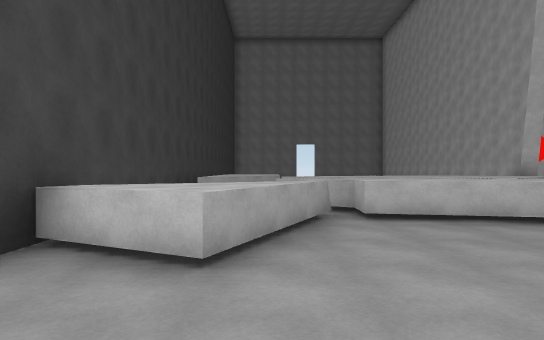
[1] (above)

17 first-person views from a walk through a 3-D level made in the Unity game engine. The camera is 1.5 m above the floor, looks level and sees 75° across. Doors are open. The floor is counted in squares, 2 m on a side. Each view is taken from the middle of a square. On the plan, view 1 faces up. The plan holds only what a view shows up to about 11 squares ahead; the rest is blank. The place goes on beyond the plan.

[2]
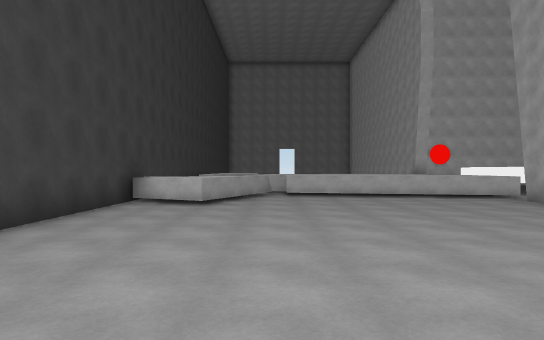

[3]
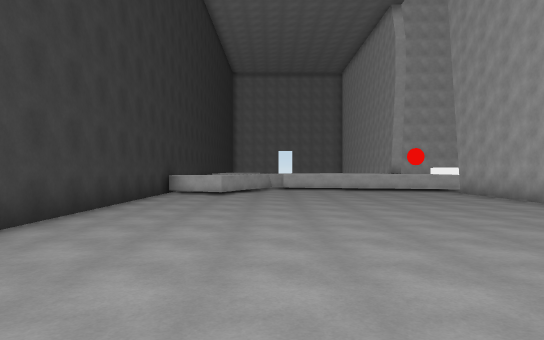

[4]
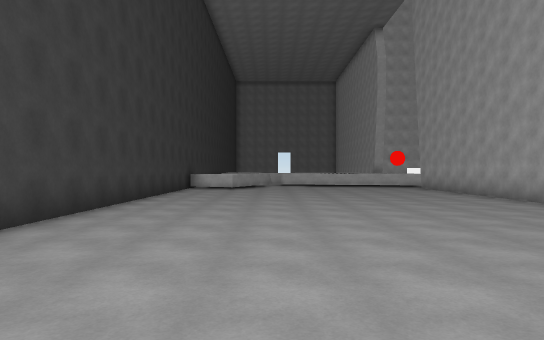

[5]
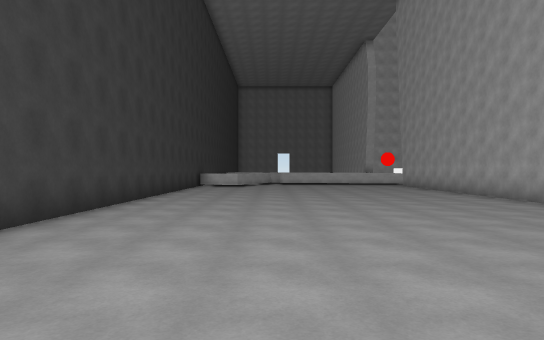

[6]
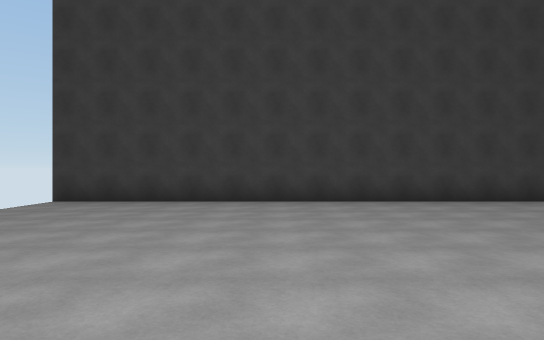

[7]
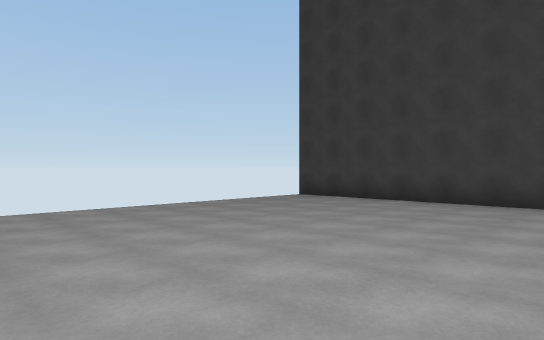

[8]
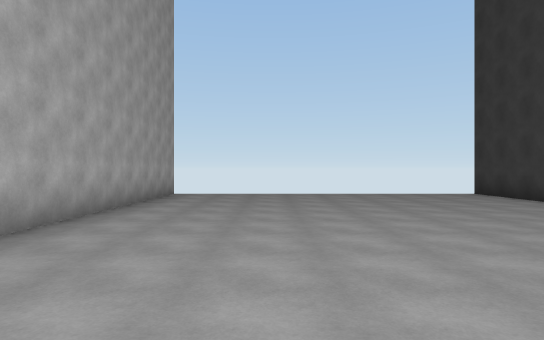

[9]
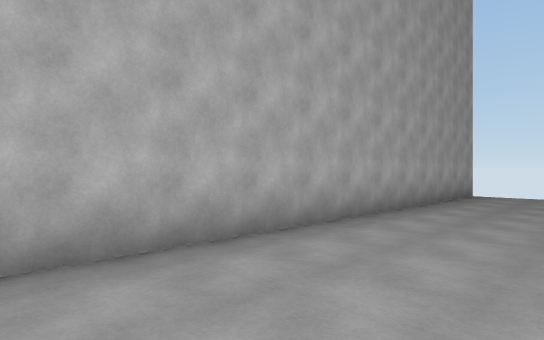

[10]
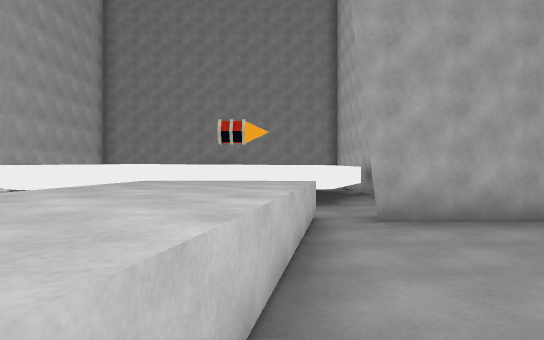

[11]
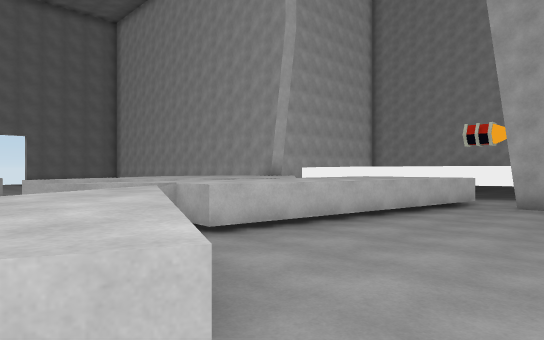

[12]
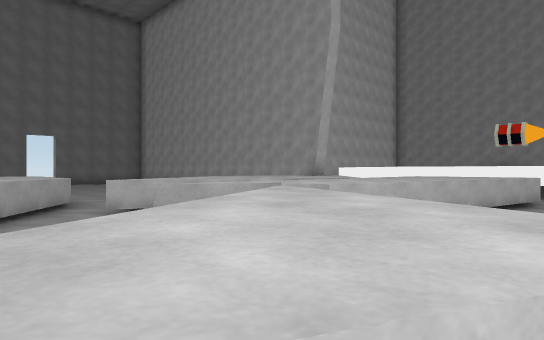

[13]
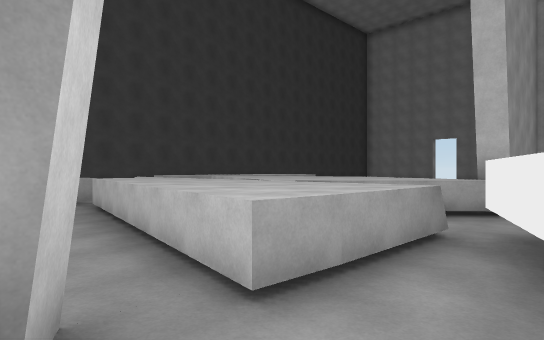

[14]
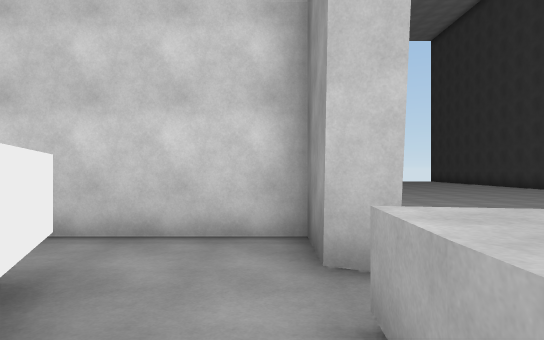

[15]
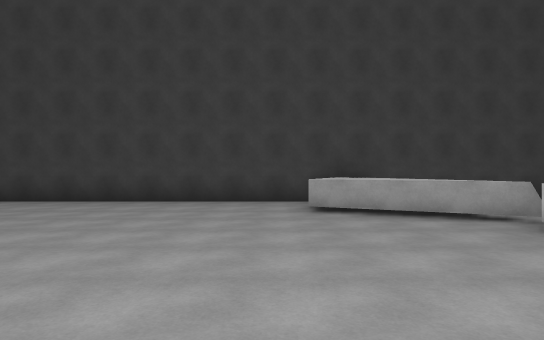

[16]
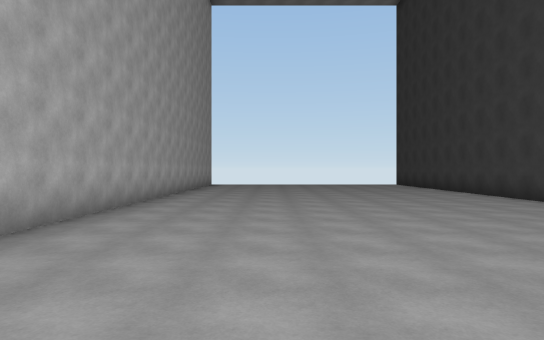

[17]
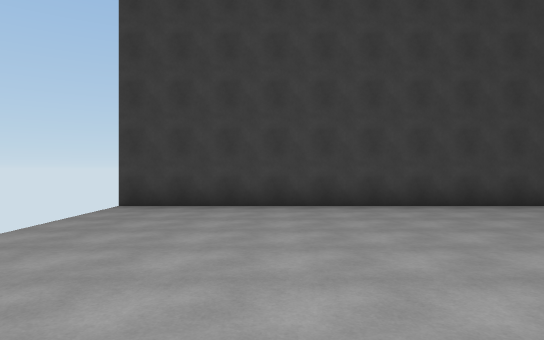

### Floor plan
Key: @ floor where view 1 was taken; # wall or solid block; x gap in a wall; . floor; ^ raised ledge.
Columns run from 3 left of view 1 to 13 right of it. Each row starts with its distance up from view 1.
  9    #^^^^^^^ ^
  8    # #^^^^.#^
  7  ###^^^^^^^#
  6 ##  #^^^^^^.^
  5 ##^^#.^^^^^.^
  4 #^^^........#^
  3 #.^.......#...^^
  2 #.........#######
  1 #.........#
  0 #..@......#
 -1 #.........#
 -2 #.........#
 -3 #.........#
 -4 #.........#
 -5 #.........#
 -6 #.........#
 -7 #.........#
 -8 #.........#
 -9 #.........#
-10 #.........#
-11 #.........#
-12 #.........#
-13 #.........#
-14 #.........#
-15 #.........#
-16 #.........#
-17 x.........x

Positions as (right, up) in squares from view 1, and headings:
1: (0, 0), facing up
2: (1, -5), facing up
3: (1, -8), facing up
4: (1, -11), facing up
5: (1, -13), facing up
6: (6, -12), facing left
7: (6, -10), facing down-left
8: (4, -6), facing down
9: (4, -6), facing down-right
10: (2, 5), facing right
11: (-1, 2), facing up-right
12: (-2, 3), facing up-right
13: (9, 3), facing up-left
14: (8, 6), facing down
15: (6, 2), facing left
16: (4, 1), facing down
17: (5, -14), facing left
